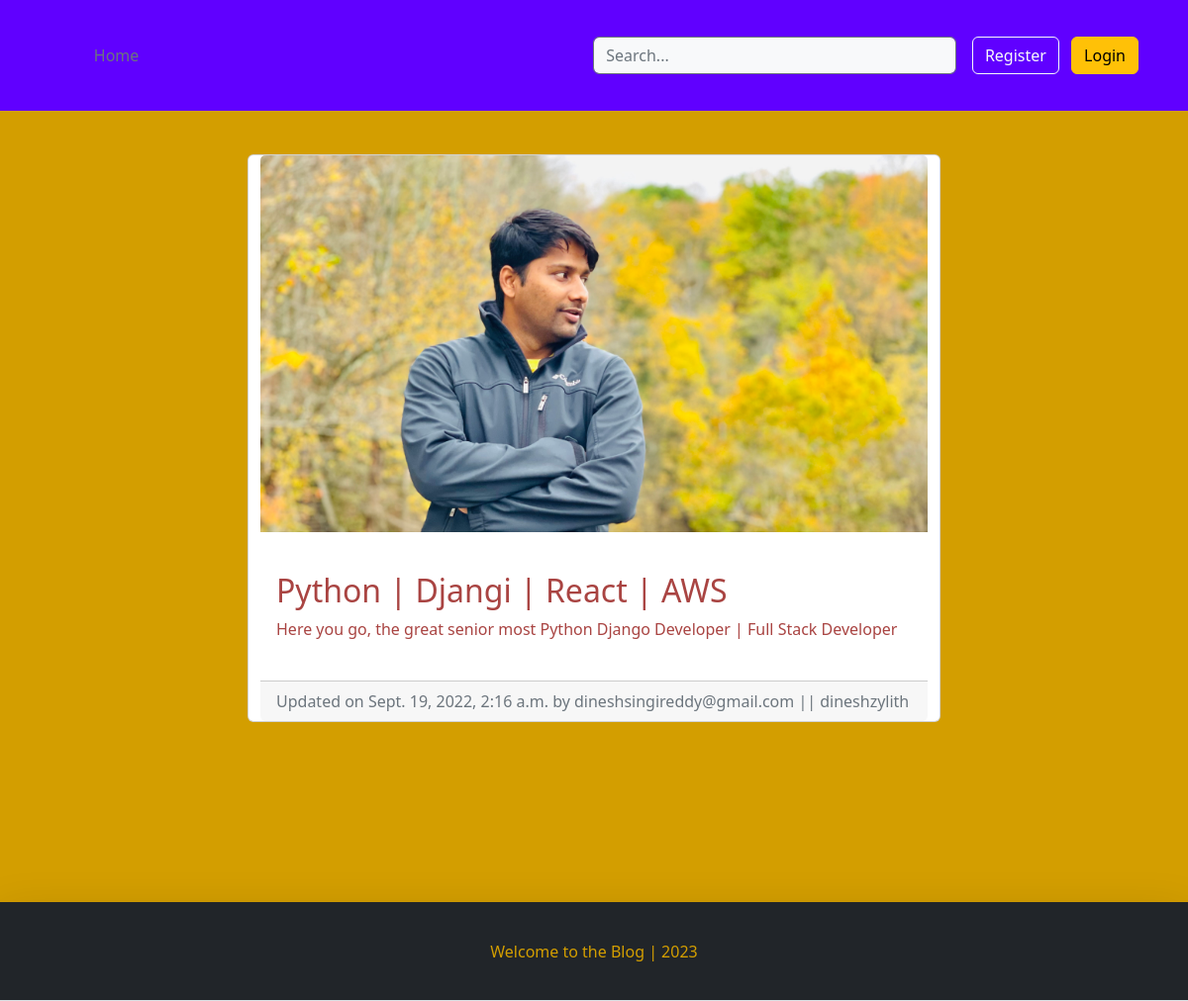
/blog/dineshsingi-python-djangi-react-aws/, run on the app's committed database.
### blog/models.py (models this page shows, shortened)
class BlogPost(models.Model):
    title           = models.CharField(max_length=60, null=False, blank=True)
    body            = models.TextField(max_length=50000, null=False, blank=True)
    image           = models.ImageField(upload_to=upload_location, null=False, blank=True)
    date_published  = models.DateTimeField(auto_now_add=True, verbose_name='date published')
    date_updated    = models.DateTimeField(auto_now=True, verbose_name='date updated')
    author          = models.ForeignKey(settings.AUTH_USER_MODEL, on_delete=models.CASCADE)
    slug            = models.SlugField(blank=True, unique=True)

### account/models.py (models this page shows, shortened)
class Account(AbstractUser):
    email           = models.EmailField(verbose_name='email', max_length=60,unique=True)
    username        = models.CharField(max_length=30, unique=True)
    date_joined     = models.DateTimeField(verbose_name='date_joined', auto_now_add=True)
    last_login      = models.DateTimeField(verbose_name='last_login', auto_now=True)
    is_admin        = models.BooleanField(default=False)
    is_active       = models.BooleanField(default=True)
    is_staff        = models.BooleanField(default=False)
    is_superuser    = models.BooleanField(default=False)
    USERNAME_FIELD  = 'email'
    REQUIRED_FIELDS = ['username',]
    objects = MyAccountManager()
    def __str__(self):
        return self.email + " || " + self.username

### blog/views.py (the view)
# urls.py: path('<slug>/', detail_blog_view, name='detail'),
def detail_blog_view(request, slug):
    context = {}
    blog_post = get_object_or_404(BlogPost, slug=slug)
    context['blog_post'] = blog_post
    return render(request, 'blog/detail_blog.html', context)

### blog/templates/blog/detail_blog.html (shortened to what this page needs)
{% extends 'personal/base.html' %}
{% load static %}
{% block content %}
<br>
<div class="container">
    <div class="row">
       <div class="card m-auto">
           <img class="card-img-top" src="{{ blog_post.image.url }}" >
           <div class="card-body my-4" style="color: #a94442">
               <h2 class="card-title">{{ blog_post.title }} </h2>
               <p class="card-text">{{ blog_post.body | safe }}</p>
           </div>
           <div class="card-footer text-muted">
               Updated on {{ blog_post.date_updated }} by {{ blog_post.author }}
           </div>
       </div>
    </div>
</div>
{% endblock content %}

### personal/static/personal/style.css (style rules this page uses)
body { background-color: #6a1a21; }
.container { color: white; }

### blog/templates/blog/detail_blog.html (style rules this page uses)
body { background-color: #d39e00; }
.card { max-width: 700px; }
.container { padding: 20px; }

### data on the page
BlogPost: image (picture), title "Python | Djangi | React | AWS", body "Here you go, the great senior most Python Django Developer | Full Stack Developer", date_updated "Sept. 19, 2022, 2:16 a.m.", author "dineshsingireddy@gmail.com || dineshzylith"
